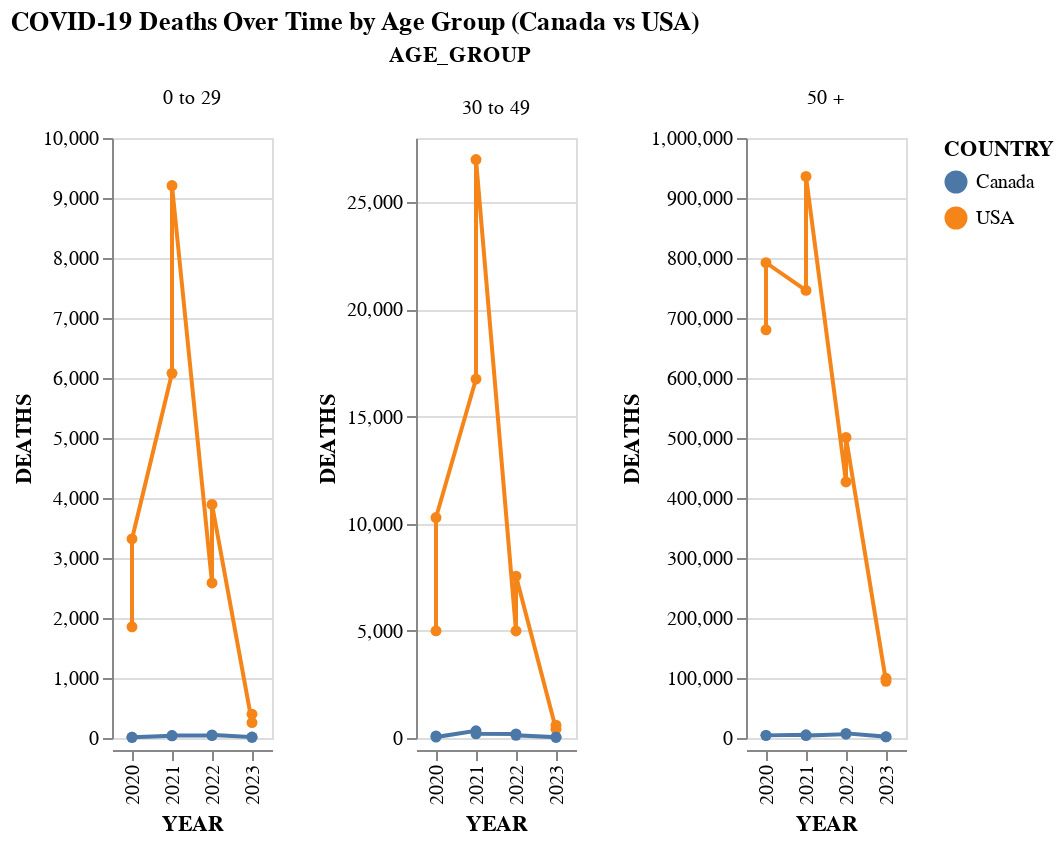

Write notebook code for a chart like this one.
### Markdown cell above
## 1. How did the age distribution of COVID-19 deaths differ between Canada and the USA over time?

### Code cell
age_line = alt.Chart(combined).mark_line(point=True).encode(
    x='YEAR:N',
    y='DEATHS:Q',
    color='COUNTRY:N',
    tooltip=['YEAR', 'COUNTRY', 'AGE_GROUP', 'DEATHS']).facet(
    facet='AGE_GROUP:N',
    columns=3).resolve_scale(
    y='independent').properties(
    title='COVID-19 Deaths Over Time by Age Group (Canada vs USA)')

age_line

### Figure 1 — Vega-Lite specification as saved in the notebook (floating-point values rounded to 4 significant figures)
{"config": {"view": {"continuousWidth": 300, "continuousHeight": 300}}, "data": {"name": "data-a3ec906540b257bb84725f4050ff89ef"}, "facet": {"field": "AGE_GROUP", "type": "nominal"}, "spec": {"mark": {"type": "line", "point": true}, "encoding": {"color": {"field": "COUNTRY", "type": "nominal"}, "tooltip": [{"field": "YEAR", "type": "nominal"}, {"field": "COUNTRY", "type": "nominal"}, {"field": "AGE_GROUP", "type": "nominal"}, {"field": "DEATHS", "type": "quantitative"}], "x": {"field": "YEAR", "type": "nominal"}, "y": {"field": "DEATHS", "type": "quantitative"}}}, "columns": 3, "resolve": {"scale": {"y": "independent"}}, "title": "COVID-19 Deaths Over Time by Age Group (Canada vs USA)", "$schema": "https://vega.github.io/schema/vega-lite/v5.20.1.json", "datasets": {"data-a3ec906540b257bb84725f4050ff89ef": [{"Unnamed: 0": 0, "YEAR": "2020", "AGE_GROUP": "0 to 29", "GENDER": "female", "DEATHS": 1854, "COUNTRY": "USA"}, {"Unnamed: 0": 1, "YEAR": "2020", "AGE_GROUP": "0 to 29", "GENDER": "male", "DEATHS": 3318, "COUNTRY": "USA"}, {"Unnamed: 0": 2, "YEAR": "2020", "AGE_GROUP": "30 to 49", "GENDER": "female", "DEATHS": 5000, "COUNTRY": "USA"}, {"Unnamed: 0": 3, "YEAR": "2020", "AGE_GROUP": "30 to 49", "GENDER": "male", "DEATHS": 10289, "COUNTRY": "USA"}, {"Unnamed: 0": 4, "YEAR": "2020", "AGE_GROUP": "50 +", "GENDER": "female", "DEATHS": 680377, "COUNTRY": "USA"}, {"Unnamed: 0": 5, "YEAR": "2020", "AGE_GROUP": "50 +", "GENDER": "male", "DEATHS": 792134, "COUNTRY": "USA"}, {"Unnamed: 0": 6, "YEAR": "2021", "AGE_GROUP": "0 to 29", "GENDER": "female", "DEATHS": 6078, "COUNTRY": "USA"}, {"Unnamed: 0": 7, "YEAR": "2021", "AGE_GROUP": "0 to 29", "GENDER": "male", "DEATHS": 9207, "COUNTRY": "USA"}, {"Unnamed: 0": 8, "YEAR": "2021", "AGE_GROUP": "30 to 49", "GENDER": "female", "DEATHS": 16751, "COUNTRY": "USA"}, {"Unnamed: 0": 9, "YEAR": "2021", "AGE_GROUP": "30 to 49", "GENDER": "male", "DEATHS": 26996, "COUNTRY": "USA"}, {"Unnamed: 0": 10, "YEAR": "2021", "AGE_GROUP": "50 +", "GENDER": "female", "DEATHS": 746012, "COUNTRY": "USA"}, {"Unnamed: 0": 11, "YEAR": "2021", "AGE_GROUP": "50 +", "GENDER": "male", "DEATHS": 935837, "COUNTRY": "USA"}, {"Unnamed: 0": 12, "YEAR": "2022", "AGE_GROUP": "0 to 29", "GENDER": "female", "DEATHS": 2585, "COUNTRY": "USA"}, {"Unnamed: 0": 13, "YEAR": "2022", "AGE_GROUP": "0 to 29", "GENDER": "male", "DEATHS": 3893, "COUNTRY": "USA"}, {"Unnamed: 0": 14, "YEAR": "2022", "AGE_GROUP": "30 to 49", "GENDER": "female", "DEATHS": 4994, "COUNTRY": "USA"}, {"Unnamed: 0": 15, "YEAR": "2022", "AGE_GROUP": "30 to 49", "GENDER": "male", "DEATHS": 7555, "COUNTRY": "USA"}, {"Unnamed: 0": 16, "YEAR": "2022", "AGE_GROUP": "50 +", "GENDER": "female", "DEATHS": 426708, "COUNTRY": "USA"}, {"Unnamed: 0": 17, "YEAR": "2022", "AGE_GROUP": "50 +", "GENDER": "male", "DEATHS": 500892, "COUNTRY": "USA"}, {"Unnamed: 0": 18, "YEAR": "2023", "AGE_GROUP": "0 to 29", "GENDER": "female", "DEATHS": 258, "COUNTRY": "USA"}, {"Unnamed: 0": 19, "YEAR": "2023", "AGE_GROUP": "0 to 29", "GENDER": "male", "DEATHS": 397, "COUNTRY": "USA"}, {"Unnamed: 0": 20, "YEAR": "2023", "AGE_GROUP": "30 to 49", "GENDER": "female", "DEATHS": 412, "COUNTRY": "USA"}, {"Unnamed: 0": 21, "YEAR": "2023", "AGE_GROUP": "30 to 49", "GENDER": "male", "DEATHS": 599, "COUNTRY": "USA"}, {"Unnamed: 0": 22, "YEAR": "2023", "AGE_GROUP": "50 +", "GENDER": "female", "DEATHS": 94412, "COUNTRY": "USA"}, {"Unnamed: 0": 23, "YEAR": "2023", "AGE_GROUP": "50 +", "GENDER": "male", "DEATHS": 99436, "COUNTRY": "USA"}, {"Unnamed: 0": 0, "YEAR": "2020", "AGE_GROUP": "0 to 29", "GENDER": "female", "DEATHS": 11, "COUNTRY": "Canada"}, {"Unnamed: 0": 1, "YEAR": "2020", "AGE_GROUP": "0 to 29", "GENDER": "male", "DEATHS": 11, "COUNTRY": "Canada"}, {"Unnamed: 0": 2, "YEAR": "2020", "AGE_GROUP": "30 to 49", "GENDER": "male", "DEATHS": 98, "COUNTRY": "Canada"}, {"Unnamed: 0": 3, "YEAR": "2020", "AGE_GROUP": "30 to 49", "GENDER": "female", "DEATHS": 43, "COUNTRY": "Canada"}, {"Unnamed: 0": 4, "YEAR": "2020", "AGE_GROUP": "50 +", "GENDER": "male", "DEATHS": 4405, "COUNTRY": "Canada"}, {"Unnamed: 0": 5, "YEAR": "2020", "AGE_GROUP": "50 +", "GENDER": "female", "DEATHS": 4408, "COUNTRY": "Canada"}, {"Unnamed: 0": 6, "YEAR": "2021", "AGE_GROUP": "0 to 29", "GENDER": "female", "DEATHS": 36, "COUNTRY": "Canada"}, {"Unnamed: 0": 7, "YEAR": "2021", "AGE_GROUP": "0 to 29", "GENDER": "male", "DEATHS": 41, "COUNTRY": "Canada"}, {"Unnamed: 0": 8, "YEAR": "2021", "AGE_GROUP": "30 to 49", "GENDER": "male", "DEATHS": 334, "COUNTRY": "Canada"}, {"Unnamed: 0": 9, "YEAR": "2021", "AGE_GROUP": "30 to 49", "GENDER": "female", "DEATHS": 195, "COUNTRY": "Canada"}, {"Unnamed: 0": 10, "YEAR": "2021", "AGE_GROUP": "50 +", "GENDER": "male", "DEATHS": 5296, "COUNTRY": "Canada"}, {"Unnamed: 0": 11, "YEAR": "2021", "AGE_GROUP": "50 +", "GENDER": "female", "DEATHS": 3963, "COUNTRY": "Canada"}, {"Unnamed: 0": 12, "YEAR": "2022", "AGE_GROUP": "0 to 29", "GENDER": "female", "DEATHS": 41, "COUNTRY": "Canada"}, {"Unnamed: 0": 13, "YEAR": "2022", "AGE_GROUP": "0 to 29", "GENDER": "male", "DEATHS": 52, "COUNTRY": "Canada"}, {"Unnamed: 0": 14, "YEAR": "2022", "AGE_GROUP": "30 to 49", "GENDER": "male", "DEATHS": 188, "COUNTRY": "Canada"}, {"Unnamed: 0": 15, "YEAR": "2022", "AGE_GROUP": "30 to 49", "GENDER": "female", "DEATHS": 124, "COUNTRY": "Canada"}, {"Unnamed: 0": 16, "YEAR": "2022", "AGE_GROUP": "50 +", "GENDER": "female", "DEATHS": 6417, "COUNTRY": "Canada"}, {"Unnamed: 0": 17, "YEAR": "2022", "AGE_GROUP": "50 +", "GENDER": "male", "DEATHS": 7737, "COUNTRY": "Canada"}, {"Unnamed: 0": 18, "YEAR": "2023", "AGE_GROUP": "0 to 29", "GENDER": "male", "DEATHS": 16, "COUNTRY": "Canada"}, {"Unnamed: 0": 19, "YEAR": "2023", "AGE_GROUP": "0 to 29", "GENDER": "female", "DEATHS": 11, "COUNTRY": "Canada"}, {"Unnamed: 0": 20, "YEAR": "2023", "AGE_GROUP": "30 to 49", "GENDER": "female", "DEATHS": 36, "COUNTRY": "Canada"}, {"Unnamed: 0": 21, "YEAR": "2023", "AGE_GROUP": "30 to 49", "GENDER": "male", "DEATHS": 31, "COUNTRY": "Canada"}, {"Unnamed: 0": 22, "YEAR": "2023", "AGE_GROUP": "50 +", "GENDER": "male", "DEATHS": 2156, "COUNTRY": "Canada"}, {"Unnamed: 0": 23, "YEAR": "2023", "AGE_GROUP": "50 +", "GENDER": "female", "DEATHS": 1843, "COUNTRY": "Canada"}]}}
